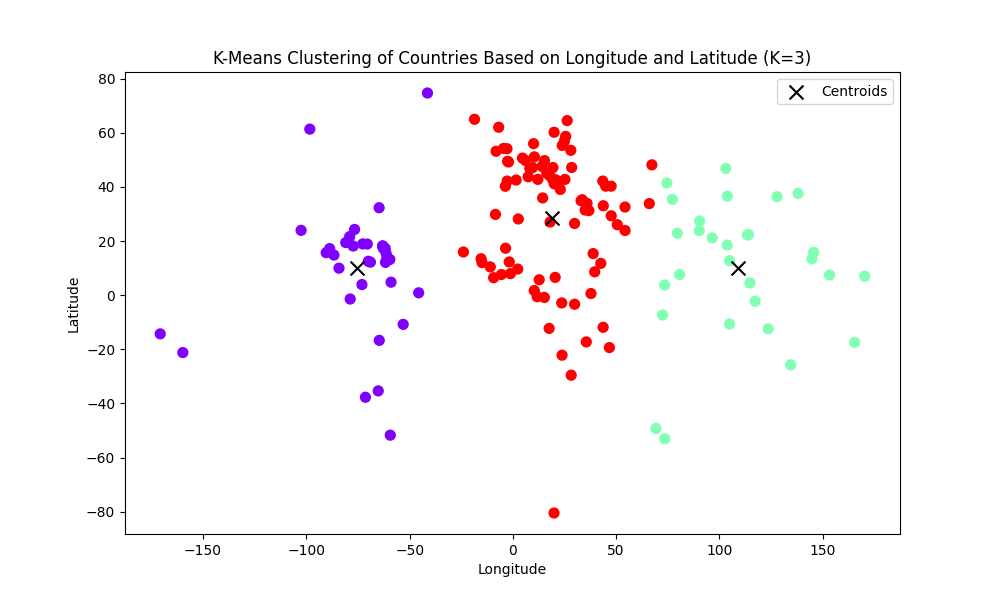

Reproduce this figure in Python.
import pandas as pd
import matplotlib.pyplot as plt
from sklearn.cluster import KMeans

# Load the dataset (assuming the file is in CSV format)
# Replace 'Countries_data_set_1.csv' with the correct file path
data = pd.read_csv('Countries_data_set_1.csv')

# Assuming the dataset has columns named 'Longitude' and 'Latitude'
X = data[['Longitude', 'Latitude']]

# Create the K-Means model with a predefined number of clusters (K)
K = 3  # You can adjust the number of clusters based on your requirement
kmeans = KMeans(n_clusters=K)

# Fit the model to the data
kmeans.fit(X)

# Get the cluster labels
labels = kmeans.labels_

# Add the cluster labels to the original data for analysis
data['Cluster'] = labels

# Plot the clusters
plt.figure(figsize=(10, 6))
plt.scatter(data['Longitude'], data['Latitude'], c=data['Cluster'], cmap='rainbow', s=50)
plt.title(f"K-Means Clustering of Countries Based on Longitude and Latitude (K={K})")
plt.xlabel('Longitude')
plt.ylabel('Latitude')

# Plot the cluster centroids
centroids = kmeans.cluster_centers_
plt.scatter(centroids[:, 0], centroids[:, 1], color='black', marker='x', s=100, label='Centroids')

plt.legend()
plt.show()

# Print the resulting clusters and centroids
print("Cluster Centers (Centroids):")
print(centroids)
